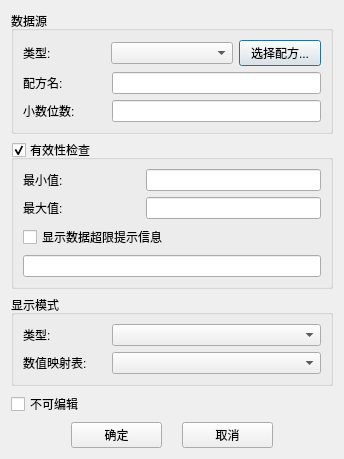
<?xml version="1.0" encoding="UTF-8"?>
<ui version="4.0">
 <class>CMulitItemCfgDialog</class>
 <widget class="QDialog" name="CMulitItemCfgDialog">
  <property name="geometry">
   <rect>
    <x>0</x>
    <y>0</y>
    <width>344</width>
    <height>430</height>
   </rect>
  </property>
  <property name="windowTitle">
   <string>多单元格属性</string>
  </property>
  <layout class="QVBoxLayout" name="verticalLayout_2">
   <item>
    <widget class="QGroupBox" name="groupboxDataSource">
     <property name="title">
      <string>数据源</string>
     </property>
     <layout class="QVBoxLayout" name="verticalLayout_3">
      <item>
       <layout class="QHBoxLayout" name="horizontalLayout_5" stretch="2,3,2">
        <item>
         <widget class="QLabel" name="label_3">
          <property name="text">
           <string>类型:</string>
          </property>
          <property name="buddy">
           <cstring>comboboxDataSource</cstring>
          </property>
         </widget>
        </item>
        <item>
         <widget class="QComboBox" name="comboboxDataSource"/>
        </item>
        <item>
         <widget class="QPushButton" name="pushbuttonSelectVar">
          <property name="text">
           <string>选择配方...</string>
          </property>
         </widget>
        </item>
       </layout>
      </item>
      <item>
       <layout class="QHBoxLayout" name="horizontalLayout_6" stretch="2,5">
        <item>
         <widget class="QLabel" name="labelRecipe">
          <property name="text">
           <string>配方名:</string>
          </property>
          <property name="buddy">
           <cstring>lineeditRecipeName</cstring>
          </property>
         </widget>
        </item>
        <item>
         <widget class="QLineEdit" name="lineeditRecipeName">
          <property name="maxLength">
           <number>32</number>
          </property>
         </widget>
        </item>
       </layout>
      </item>
      <item>
       <layout class="QHBoxLayout" name="horizontalLayout_9" stretch="2,5">
        <item>
         <widget class="QLabel" name="label_7">
          <property name="text">
           <string>小数位数:</string>
          </property>
          <property name="buddy">
           <cstring>lineeditDecimal</cstring>
          </property>
         </widget>
        </item>
        <item>
         <widget class="QLineEdit" name="lineeditDecimal">
          <property name="inputMask">
           <string/>
          </property>
         </widget>
        </item>
       </layout>
      </item>
     </layout>
    </widget>
   </item>
   <item>
    <widget class="QGroupBox" name="groupboxRangeCheck">
     <property name="title">
      <string>有效性检查</string>
     </property>
     <property name="checkable">
      <bool>true</bool>
     </property>
     <property name="checked">
      <bool>true</bool>
     </property>
     <layout class="QVBoxLayout" name="verticalLayout_4">
      <item>
       <layout class="QHBoxLayout" name="horizontalLayout_11"/>
      </item>
      <item>
       <layout class="QHBoxLayout" name="horizontalLayout_12" stretch="2,3">
        <item>
         <widget class="QLabel" name="label_9">
          <property name="text">
           <string>最小值:</string>
          </property>
          <property name="buddy">
           <cstring>lineeditMin</cstring>
          </property>
         </widget>
        </item>
        <item>
         <widget class="QLineEdit" name="lineeditMin"/>
        </item>
       </layout>
      </item>
      <item>
       <layout class="QHBoxLayout" name="horizontalLayout_13" stretch="2,3">
        <item>
         <widget class="QLabel" name="label_10">
          <property name="text">
           <string>最大值:</string>
          </property>
          <property name="buddy">
           <cstring>lineeditMax</cstring>
          </property>
         </widget>
        </item>
        <item>
         <widget class="QLineEdit" name="lineeditMax"/>
        </item>
       </layout>
      </item>
      <item>
       <widget class="QCheckBox" name="checkboxTooltip">
        <property name="text">
         <string>显示数据超限提示信息</string>
        </property>
       </widget>
      </item>
      <item>
       <widget class="QLineEdit" name="lineeditOutRangeTip">
        <property name="maxLength">
         <number>32</number>
        </property>
       </widget>
      </item>
     </layout>
    </widget>
   </item>
   <item>
    <widget class="QGroupBox" name="groupboxShowMode">
     <property name="title">
      <string>显示模式</string>
     </property>
     <layout class="QVBoxLayout" name="verticalLayout">
      <item>
       <layout class="QHBoxLayout" name="horizontalLayout_2" stretch="2,5">
        <item>
         <widget class="QLabel" name="label">
          <property name="text">
           <string>类型:</string>
          </property>
          <property name="buddy">
           <cstring>comboboxType</cstring>
          </property>
         </widget>
        </item>
        <item>
         <widget class="QComboBox" name="comboboxType"/>
        </item>
       </layout>
      </item>
      <item>
       <layout class="QHBoxLayout" name="horlayoutValueMap" stretch="2,5">
        <item>
         <widget class="QLabel" name="labelValueMap">
          <property name="text">
           <string>数值映射表:</string>
          </property>
          <property name="buddy">
           <cstring>comboboxValueTable</cstring>
          </property>
         </widget>
        </item>
        <item>
         <widget class="QComboBox" name="comboboxValueTable"/>
        </item>
       </layout>
      </item>
     </layout>
    </widget>
   </item>
   <item>
    <layout class="QHBoxLayout" name="horizontalLayout_4">
     <item>
      <widget class="QCheckBox" name="checkboxEditable">
       <property name="text">
        <string>不可编辑</string>
       </property>
      </widget>
     </item>
    </layout>
   </item>
   <item>
    <layout class="QHBoxLayout" name="horizontalLayout">
     <property name="spacing">
      <number>20</number>
     </property>
     <property name="leftMargin">
      <number>60</number>
     </property>
     <property name="rightMargin">
      <number>60</number>
     </property>
     <item>
      <widget class="QPushButton" name="pushbuttonOk">
       <property name="text">
        <string>确定</string>
       </property>
      </widget>
     </item>
     <item>
      <widget class="QPushButton" name="pushbuttonCancel">
       <property name="text">
        <string>取消</string>
       </property>
      </widget>
     </item>
    </layout>
   </item>
  </layout>
 </widget>
 <resources/>
 <connections/>
</ui>
